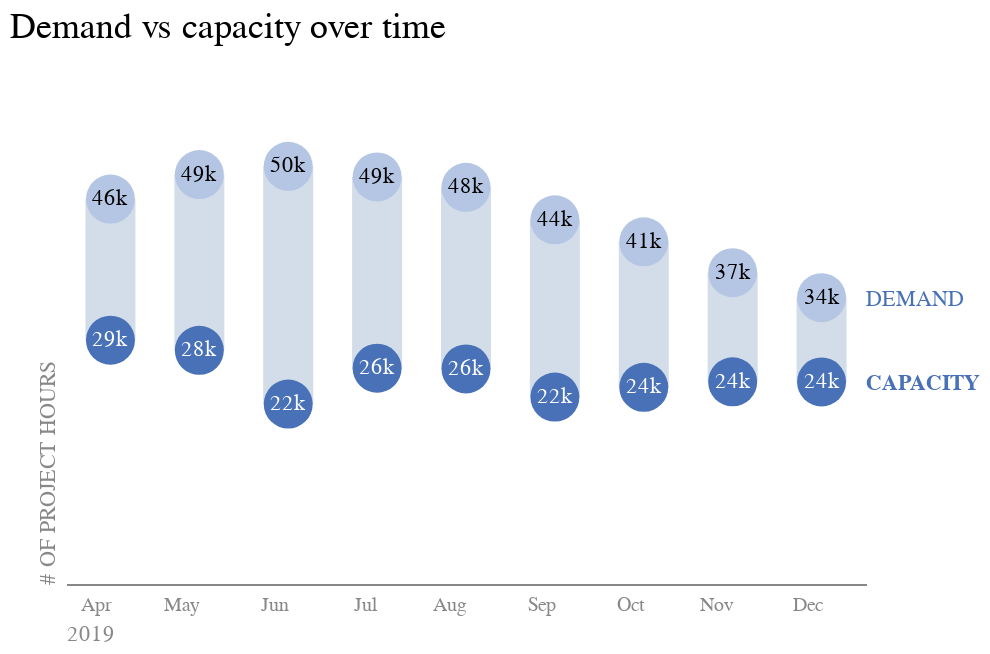

The notebook cell this image was saved under:
### Code cell
# Dot plot, filled-only version
dots = alt.Chart(bar_table, title=alt.Title(
    "Demand vs capacity over time",
    fontSize = 18,
    fontWeight = 'normal',
    anchor = 'start',
    offset = 10
)).mark_circle(size = 600, opacity = 1).encode(
    y = alt.Y('Value',
            axis = alt.Axis(grid = False, titleFontWeight = 'normal', titleColor = '#888888',
                            titleAnchor = 'start', ticks = False, labels = False, domain = False),
            scale = alt.Scale(domain=[0, 60000]),
            title = "# OF PROJECT HOURS"),
    x = alt.X('month',
            sort=None,
            axis=alt.Axis(labelAngle = 0, titleAnchor = 'start', titleFontWeight = 'normal',
                          labelColor = "#888888", labelPadding = 10, titleColor = '#888888', ticks = False),
            title = "2019"),
    color = alt.Color('Metric', scale=alt.Scale(range=['#4871b7', '#b4c6e4']), legend=None),
).properties(
    width = 400,
    height = 250)

dot_plot = line + dots + text + label1 + label2
dot_plot.configure_view(stroke = None)

### Figure 1 — Vega-Lite specification as saved in the notebook (floating-point values rounded to 4 significant figures)
{"config": {"view": {"continuousWidth": 300, "continuousHeight": 300, "stroke": null}}, "layer": [{"mark": {"type": "line", "opacity": 0.25, "strokeWidth": 25}, "encoding": {"detail": {"field": "month", "type": "nominal"}, "x": {"field": "month", "sort": null, "type": "nominal"}, "y": {"field": "Value", "type": "quantitative"}}}, {"mark": {"type": "circle", "opacity": 1, "size": 600}, "encoding": {"color": {"field": "Metric", "legend": null, "scale": {"range": ["#4871b7", "#b4c6e4"]}, "type": "nominal"}, "x": {"axis": {"labelAngle": 0, "labelColor": "#888888", "labelPadding": 10, "ticks": false, "titleAnchor": "start", "titleColor": "#888888", "titleFontWeight": "normal"}, "field": "month", "sort": null, "title": "2019", "type": "nominal"}, "y": {"axis": {"domain": false, "grid": false, "labels": false, "ticks": false, "titleAnchor": "start", "titleColor": "#888888", "titleFontWeight": "normal"}, "field": "Value", "scale": {"domain": [0, 60000]}, "title": "# OF PROJECT HOURS", "type": "quantitative"}}, "title": {"text": "Demand vs capacity over time", "anchor": "start", "fontSize": 18, "fontWeight": "normal", "offset": 10}}, {"mark": {"type": "text"}, "encoding": {"color": {"condition": {"test": "(datum.Metric === 'DEMAND')", "value": "black"}, "value": "white"}, "text": {"field": "Value", "format": ".2s", "type": "quantitative"}, "x": {"field": "month", "sort": null, "type": "nominal"}, "y": {"field": "Value", "type": "quantitative"}}}, {"data": {"name": "data-236c70691cbd81f5f11f1ce0d980efb8"}, "mark": {"type": "text", "align": "left", "color": "#4871b7", "dx": 200, "dy": -17, "size": 11}, "encoding": {"text": {"field": "text", "type": "nominal"}}}, {"data": {"name": "data-6b100461ad86d17fc030d068d1e8d22d"}, "mark": {"type": "text", "align": "left", "color": "#4871b7", "dx": 200, "dy": 25, "fontWeight": "bold", "size": 11}, "encoding": {"text": {"field": "text", "type": "nominal"}}}], "data": {"name": "data-f53bb01febd214e9ecb3cb7fbc625fc6"}, "height": 250, "width": 400, "$schema": "https://vega.github.io/schema/vega-lite/v5.15.1.json", "datasets": {"data-f53bb01febd214e9ecb3cb7fbc625fc6": [{"Metric": "CAPACITY", "Value": 29263, "year": 2019, "month": "Apr"}, {"Metric": "CAPACITY", "Value": 28037, "year": 2019, "month": "May"}, {"Metric": "CAPACITY", "Value": 21596, "year": 2019, "month": "Jun"}, {"Metric": "CAPACITY", "Value": 25895, "year": 2019, "month": "Jul"}, {"Metric": "CAPACITY", "Value": 25813, "year": 2019, "month": "Aug"}, {"Metric": "CAPACITY", "Value": 22427, "year": 2019, "month": "Sep"}, {"Metric": "CAPACITY", "Value": 23605, "year": 2019, "month": "Oct"}, {"Metric": "CAPACITY", "Value": 24263, "year": 2019, "month": "Nov"}, {"Metric": "CAPACITY", "Value": 24243, "year": 2019, "month": "Dec"}, {"Metric": "DEMAND", "Value": 46193, "year": 2019, "month": "Apr"}, {"Metric": "DEMAND", "Value": 49131, "year": 2019, "month": "May"}, {"Metric": "DEMAND", "Value": 50124, "year": 2019, "month": "Jun"}, {"Metric": "DEMAND", "Value": 48850, "year": 2019, "month": "Jul"}, {"Metric": "DEMAND", "Value": 47602, "year": 2019, "month": "Aug"}, {"Metric": "DEMAND", "Value": 43697, "year": 2019, "month": "Sep"}, {"Metric": "DEMAND", "Value": 41058, "year": 2019, "month": "Oct"}, {"Metric": "DEMAND", "Value": 37364, "year": 2019, "month": "Nov"}, {"Metric": "DEMAND", "Value": 34364, "year": 2019, "month": "Dec"}], "data-236c70691cbd81f5f11f1ce0d980efb8": [{"text": ["DEMAND"]}], "data-6b100461ad86d17fc030d068d1e8d22d": [{"text": ["CAPACITY"]}]}}
